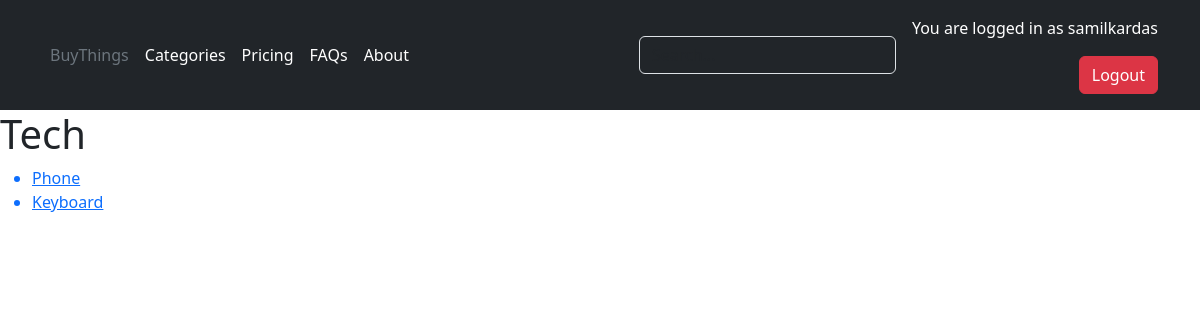
Screenshot of /categories/1/ (signed in) with the database file from the repository.
### base/models.py (models this page shows, shortened)
class Category(models.Model):
    name = models.CharField(max_length=50, default="null")

class Product(models.Model):
    name = models.CharField(max_length=50)
    description = models.CharField(max_length=200)
    price = models.IntegerField(default=0)
    active = models.BooleanField(default=True)
    seller = models.ForeignKey(User, on_delete=models.CASCADE, null=True, blank=True)
    category = models.ForeignKey(Category, on_delete=models.CASCADE, null=True, blank=True)
    image = models.ImageField(upload_to='products/', null=True, blank=True)

### base/views.py (the view)
# urls.py: path('categories/<int:pk>/', views.product_list, name='product_list'),
def product_list(request, pk):
    category = get_object_or_404(Category, pk=pk)
    products = Product.objects.filter(category=category)
    return render(request, 'base/product_list.html', {'category': category, 'products': products})

### base/templates/base/product_list.html
{% extends 'base.html' %}
{% block content %}
    <h1>{{ category.name }}</h1>
    <ul>
    {% for product in products %}
        <a href="{% url 'details' product.pk %}"><li>{{ product.name }}</li></a>
    {% endfor %}
    </ul>
{% endblock %}

### base/templates/base.html (shortened to what this page needs)
<!DOCTYPE html>
<html lang="en">
<head>
    <link href="https://cdn.jsdelivr.net/npm/bootstrap@5.3.0-alpha1/dist/css/bootstrap.min.css" rel="stylesheet">
</head>
<body>
    <header class="p-3 text-bg-dark">
    <div class="container">
      <div class="d-flex flex-wrap align-items-center justify-content-center justify-content-lg-start">
        <ul class="nav col-12 col-lg-auto me-lg-auto mb-2 justify-content-center mb-md-0">
          <li><a href="{% url 'index' %}" class="nav-link px-2 text-secondary">BuyThings</a></li>
          <li><a href="{% url 'categories' %}" class="nav-link px-2 text-white">Categories</a></li>
          <li><a href="#" class="nav-link px-2 text-white">Pricing</a></li>
          <li><a href="#" class="nav-link px-2 text-white">FAQs</a></li>
          <li><a href="#" class="nav-link px-2 text-white">About</a></li>
        </ul>
        <form action="{% url 'search' %}" method="get" class="col-12 col-lg-auto mb-3 mb-lg-0 me-lg-3" role="search">
          <input name="q" type="search" class="form-control form-control-dark text-bg-dark" placeholder="Search..." aria-label="Search">
        </form>
        <div class="text-end">
            {% if user.is_authenticated %}
                <p>You are logged in as {{ user.username }}</p>
                <a href="{% url 'logout' %}" class="btn btn-danger">Logout</a>
            {% endif %}
        </div>
      </div>
    </div>
  </header>
    {% block content %}
    {% endblock content %}
</body>
</html>

### rows the page displays
Category: name "Tech"
Product: name "Phone"
Product: name "Keyboard"

### other values shown
{{ user.username }} "samilkardas"
